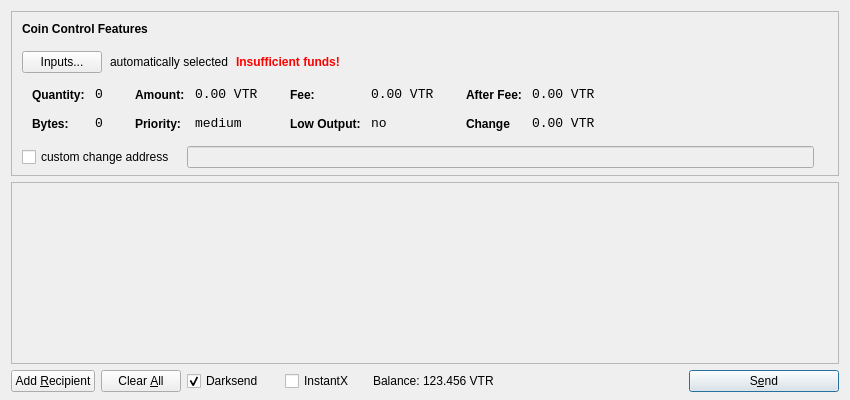
<?xml version="1.0" encoding="UTF-8"?>
<ui version="4.0">
 <class>SendCoinsDialog</class>
 <widget class="QDialog" name="SendCoinsDialog">
  <property name="geometry">
   <rect>
    <x>0</x>
    <y>0</y>
    <width>850</width>
    <height>400</height>
   </rect>
  </property>
  <property name="windowTitle">
   <string>Send Coins</string>
  </property>
  <layout class="QVBoxLayout" name="verticalLayout" stretch="0,1,0">
   <property name="bottomMargin">
    <number>8</number>
   </property>
   <item>
    <widget class="QFrame" name="frameCoinControl">
     <property name="sizePolicy">
      <sizepolicy hsizetype="Expanding" vsizetype="Expanding">
       <horstretch>0</horstretch>
       <verstretch>0</verstretch>
      </sizepolicy>
     </property>
     <property name="maximumSize">
      <size>
       <width>16777215</width>
       <height>16777215</height>
      </size>
     </property>
     <property name="frameShape">
      <enum>QFrame::StyledPanel</enum>
     </property>
     <property name="frameShadow">
      <enum>QFrame::Sunken</enum>
     </property>
     <layout class="QVBoxLayout" name="verticalLayoutCoinControl2">
      <property name="spacing">
       <number>-1</number>
      </property>
      <property name="leftMargin">
       <number>0</number>
      </property>
      <property name="topMargin">
       <number>0</number>
      </property>
      <property name="rightMargin">
       <number>0</number>
      </property>
      <property name="bottomMargin">
       <number>6</number>
      </property>
      <item>
       <layout class="QVBoxLayout" name="verticalLayoutCoinControl" stretch="0,0,0,0,1">
        <property name="spacing">
         <number>0</number>
        </property>
        <property name="leftMargin">
         <number>10</number>
        </property>
        <property name="topMargin">
         <number>10</number>
        </property>
        <item>
         <layout class="QHBoxLayout" name="horizontalLayoutCoinControl1">
          <property name="bottomMargin">
           <number>15</number>
          </property>
          <item>
           <widget class="QLabel" name="labelCoinControlFeatures">
            <property name="sizePolicy">
             <sizepolicy hsizetype="Preferred" vsizetype="Maximum">
              <horstretch>0</horstretch>
              <verstretch>0</verstretch>
             </sizepolicy>
            </property>
            <property name="font">
             <font>
              <weight>75</weight>
              <bold>true</bold>
             </font>
            </property>
            <property name="styleSheet">
             <string notr="true">font-weight:bold;</string>
            </property>
            <property name="text">
             <string>Coin Control Features</string>
            </property>
           </widget>
          </item>
         </layout>
        </item>
        <item>
         <layout class="QHBoxLayout" name="horizontalLayoutCoinControl2" stretch="0,0,0,0">
          <property name="spacing">
           <number>8</number>
          </property>
          <property name="bottomMargin">
           <number>10</number>
          </property>
          <item>
           <widget class="QPushButton" name="pushButtonCoinControl">
            <property name="styleSheet">
             <string notr="true"/>
            </property>
            <property name="text">
             <string>Inputs...</string>
            </property>
           </widget>
          </item>
          <item>
           <widget class="QLabel" name="labelCoinControlAutomaticallySelected">
            <property name="text">
             <string>automatically selected</string>
            </property>
            <property name="margin">
             <number>5</number>
            </property>
           </widget>
          </item>
          <item>
           <widget class="QLabel" name="labelCoinControlInsuffFunds">
            <property name="font">
             <font>
              <weight>75</weight>
              <bold>true</bold>
             </font>
            </property>
            <property name="styleSheet">
             <string notr="true">color:red;font-weight:bold;</string>
            </property>
            <property name="text">
             <string>Insufficient funds!</string>
            </property>
            <property name="margin">
             <number>5</number>
            </property>
           </widget>
          </item>
          <item>
           <spacer name="horizontalSpacerCoinControl">
            <property name="orientation">
             <enum>Qt::Horizontal</enum>
            </property>
            <property name="sizeHint" stdset="0">
             <size>
              <width>40</width>
              <height>1</height>
             </size>
            </property>
           </spacer>
          </item>
         </layout>
        </item>
        <item>
         <widget class="QWidget" name="widgetCoinControl" native="true">
          <property name="sizePolicy">
           <sizepolicy hsizetype="Preferred" vsizetype="Preferred">
            <horstretch>0</horstretch>
            <verstretch>0</verstretch>
           </sizepolicy>
          </property>
          <property name="minimumSize">
           <size>
            <width>0</width>
            <height>0</height>
           </size>
          </property>
          <property name="styleSheet">
           <string notr="true"/>
          </property>
          <layout class="QHBoxLayout" name="horizontalLayoutCoinControl5">
           <property name="margin">
            <number>0</number>
           </property>
           <item>
            <layout class="QHBoxLayout" name="horizontalLayoutCoinControl3" stretch="0,0,0,1">
             <property name="spacing">
              <number>20</number>
             </property>
             <property name="topMargin">
              <number>0</number>
             </property>
             <property name="bottomMargin">
              <number>10</number>
             </property>
             <item>
              <layout class="QFormLayout" name="formLayoutCoinControl1">
               <property name="horizontalSpacing">
                <number>10</number>
               </property>
               <property name="verticalSpacing">
                <number>14</number>
               </property>
               <property name="leftMargin">
                <number>10</number>
               </property>
               <property name="topMargin">
                <number>4</number>
               </property>
               <property name="rightMargin">
                <number>6</number>
               </property>
               <item row="0" column="0">
                <widget class="QLabel" name="labelCoinControlQuantityText">
                 <property name="styleSheet">
                  <string notr="true">font-weight:bold;</string>
                 </property>
                 <property name="text">
                  <string>Quantity:</string>
                 </property>
                 <property name="margin">
                  <number>0</number>
                 </property>
                </widget>
               </item>
               <item row="0" column="1">
                <widget class="QLabel" name="labelCoinControlQuantity">
                 <property name="font">
                  <font>
                   <family>Monospace</family>
                   <pointsize>10</pointsize>
                  </font>
                 </property>
                 <property name="cursor">
                  <cursorShape>IBeamCursor</cursorShape>
                 </property>
                 <property name="contextMenuPolicy">
                  <enum>Qt::ActionsContextMenu</enum>
                 </property>
                 <property name="text">
                  <string>0</string>
                 </property>
                 <property name="margin">
                  <number>0</number>
                 </property>
                 <property name="textInteractionFlags">
                  <set>Qt::LinksAccessibleByMouse|Qt::TextSelectableByKeyboard|Qt::TextSelectableByMouse</set>
                 </property>
                </widget>
               </item>
               <item row="1" column="0">
                <widget class="QLabel" name="labelCoinControlBytesText">
                 <property name="styleSheet">
                  <string notr="true">font-weight:bold;</string>
                 </property>
                 <property name="text">
                  <string>Bytes:</string>
                 </property>
                </widget>
               </item>
               <item row="1" column="1">
                <widget class="QLabel" name="labelCoinControlBytes">
                 <property name="font">
                  <font>
                   <family>Monospace</family>
                   <pointsize>10</pointsize>
                  </font>
                 </property>
                 <property name="cursor">
                  <cursorShape>IBeamCursor</cursorShape>
                 </property>
                 <property name="contextMenuPolicy">
                  <enum>Qt::ActionsContextMenu</enum>
                 </property>
                 <property name="text">
                  <string>0</string>
                 </property>
                 <property name="textInteractionFlags">
                  <set>Qt::LinksAccessibleByMouse|Qt::TextSelectableByKeyboard|Qt::TextSelectableByMouse</set>
                 </property>
                </widget>
               </item>
              </layout>
             </item>
             <item>
              <layout class="QFormLayout" name="formLayoutCoinControl2">
               <property name="horizontalSpacing">
                <number>10</number>
               </property>
               <property name="verticalSpacing">
                <number>14</number>
               </property>
               <property name="leftMargin">
                <number>6</number>
               </property>
               <property name="topMargin">
                <number>4</number>
               </property>
               <property name="rightMargin">
                <number>6</number>
               </property>
               <item row="0" column="0">
                <widget class="QLabel" name="labelCoinControlAmountText">
                 <property name="styleSheet">
                  <string notr="true">font-weight:bold;</string>
                 </property>
                 <property name="text">
                  <string>Amount:</string>
                 </property>
                 <property name="margin">
                  <number>0</number>
                 </property>
                </widget>
               </item>
               <item row="0" column="1">
                <widget class="QLabel" name="labelCoinControlAmount">
                 <property name="font">
                  <font>
                   <family>Monospace</family>
                   <pointsize>10</pointsize>
                  </font>
                 </property>
                 <property name="cursor">
                  <cursorShape>IBeamCursor</cursorShape>
                 </property>
                 <property name="contextMenuPolicy">
                  <enum>Qt::ActionsContextMenu</enum>
                 </property>
                 <property name="text">
                  <string>0.00 VTR</string>
                 </property>
                 <property name="textInteractionFlags">
                  <set>Qt::LinksAccessibleByMouse|Qt::TextSelectableByKeyboard|Qt::TextSelectableByMouse</set>
                 </property>
                </widget>
               </item>
               <item row="1" column="0">
                <widget class="QLabel" name="labelCoinControlPriorityText">
                 <property name="styleSheet">
                  <string notr="true">font-weight:bold;</string>
                 </property>
                 <property name="text">
                  <string>Priority:</string>
                 </property>
                </widget>
               </item>
               <item row="1" column="1">
                <widget class="QLabel" name="labelCoinControlPriority">
                 <property name="font">
                  <font>
                   <family>Monospace</family>
                   <pointsize>10</pointsize>
                  </font>
                 </property>
                 <property name="cursor">
                  <cursorShape>IBeamCursor</cursorShape>
                 </property>
                 <property name="contextMenuPolicy">
                  <enum>Qt::ActionsContextMenu</enum>
                 </property>
                 <property name="text">
                  <string>medium</string>
                 </property>
                 <property name="textInteractionFlags">
                  <set>Qt::LinksAccessibleByMouse|Qt::TextSelectableByKeyboard|Qt::TextSelectableByMouse</set>
                 </property>
                </widget>
               </item>
              </layout>
             </item>
             <item>
              <layout class="QFormLayout" name="formLayoutCoinControl3">
               <property name="horizontalSpacing">
                <number>10</number>
               </property>
               <property name="verticalSpacing">
                <number>14</number>
               </property>
               <property name="leftMargin">
                <number>6</number>
               </property>
               <property name="topMargin">
                <number>4</number>
               </property>
               <property name="rightMargin">
                <number>6</number>
               </property>
               <item row="0" column="0">
                <widget class="QLabel" name="labelCoinControlFeeText">
                 <property name="styleSheet">
                  <string notr="true">font-weight:bold;</string>
                 </property>
                 <property name="text">
                  <string>Fee:</string>
                 </property>
                 <property name="margin">
                  <number>0</number>
                 </property>
                </widget>
               </item>
               <item row="0" column="1">
                <widget class="QLabel" name="labelCoinControlFee">
                 <property name="font">
                  <font>
                   <family>Monospace</family>
                   <pointsize>10</pointsize>
                  </font>
                 </property>
                 <property name="cursor">
                  <cursorShape>IBeamCursor</cursorShape>
                 </property>
                 <property name="contextMenuPolicy">
                  <enum>Qt::ActionsContextMenu</enum>
                 </property>
                 <property name="text">
                  <string>0.00 VTR</string>
                 </property>
                 <property name="textInteractionFlags">
                  <set>Qt::LinksAccessibleByMouse|Qt::TextSelectableByKeyboard|Qt::TextSelectableByMouse</set>
                 </property>
                </widget>
               </item>
               <item row="1" column="0">
                <widget class="QLabel" name="labelCoinControlLowOutputText">
                 <property name="styleSheet">
                  <string notr="true">font-weight:bold;</string>
                 </property>
                 <property name="text">
                  <string>Low Output:</string>
                 </property>
                </widget>
               </item>
               <item row="1" column="1">
                <widget class="QLabel" name="labelCoinControlLowOutput">
                 <property name="font">
                  <font>
                   <family>Monospace</family>
                   <pointsize>10</pointsize>
                  </font>
                 </property>
                 <property name="cursor">
                  <cursorShape>IBeamCursor</cursorShape>
                 </property>
                 <property name="contextMenuPolicy">
                  <enum>Qt::ActionsContextMenu</enum>
                 </property>
                 <property name="text">
                  <string>no</string>
                 </property>
                 <property name="textInteractionFlags">
                  <set>Qt::LinksAccessibleByMouse|Qt::TextSelectableByKeyboard|Qt::TextSelectableByMouse</set>
                 </property>
                </widget>
               </item>
              </layout>
             </item>
             <item>
              <layout class="QFormLayout" name="formLayoutCoinControl4">
               <property name="horizontalSpacing">
                <number>10</number>
               </property>
               <property name="verticalSpacing">
                <number>14</number>
               </property>
               <property name="leftMargin">
                <number>6</number>
               </property>
               <property name="topMargin">
                <number>4</number>
               </property>
               <property name="rightMargin">
                <number>6</number>
               </property>
               <item row="0" column="0">
                <widget class="QLabel" name="labelCoinControlAfterFeeText">
                 <property name="styleSheet">
                  <string notr="true">font-weight:bold;</string>
                 </property>
                 <property name="text">
                  <string>After Fee:</string>
                 </property>
                 <property name="margin">
                  <number>0</number>
                 </property>
                </widget>
               </item>
               <item row="0" column="1">
                <widget class="QLabel" name="labelCoinControlAfterFee">
                 <property name="font">
                  <font>
                   <family>Monospace</family>
                   <pointsize>10</pointsize>
                  </font>
                 </property>
                 <property name="cursor">
                  <cursorShape>IBeamCursor</cursorShape>
                 </property>
                 <property name="contextMenuPolicy">
                  <enum>Qt::ActionsContextMenu</enum>
                 </property>
                 <property name="text">
                  <string>0.00 VTR</string>
                 </property>
                 <property name="textInteractionFlags">
                  <set>Qt::LinksAccessibleByMouse|Qt::TextSelectableByKeyboard|Qt::TextSelectableByMouse</set>
                 </property>
                </widget>
               </item>
               <item row="1" column="0">
                <widget class="QLabel" name="labelCoinControlChangeText">
                 <property name="styleSheet">
                  <string notr="true">font-weight:bold;</string>
                 </property>
                 <property name="text">
                  <string>Change</string>
                 </property>
                </widget>
               </item>
               <item row="1" column="1">
                <widget class="QLabel" name="labelCoinControlChange">
                 <property name="font">
                  <font>
                   <family>Monospace</family>
                   <pointsize>10</pointsize>
                  </font>
                 </property>
                 <property name="cursor">
                  <cursorShape>IBeamCursor</cursorShape>
                 </property>
                 <property name="contextMenuPolicy">
                  <enum>Qt::ActionsContextMenu</enum>
                 </property>
                 <property name="text">
                  <string>0.00 VTR</string>
                 </property>
                 <property name="textInteractionFlags">
                  <set>Qt::LinksAccessibleByMouse|Qt::TextSelectableByKeyboard|Qt::TextSelectableByMouse</set>
                 </property>
                </widget>
               </item>
              </layout>
             </item>
            </layout>
           </item>
          </layout>
         </widget>
        </item>
        <item>
         <layout class="QHBoxLayout" name="horizontalLayoutCoinControl4" stretch="0,0,0">
          <property name="spacing">
           <number>12</number>
          </property>
          <property name="sizeConstraint">
           <enum>QLayout::SetDefaultConstraint</enum>
          </property>
          <property name="topMargin">
           <number>5</number>
          </property>
          <property name="rightMargin">
           <number>5</number>
          </property>
          <item>
           <widget class="QCheckBox" name="checkBoxCoinControlChange">
            <property name="text">
             <string>custom change address</string>
            </property>
           </widget>
          </item>
          <item>
           <widget class="QLineEdit" name="lineEditCoinControlChange">
            <property name="enabled">
             <bool>false</bool>
            </property>
            <property name="sizePolicy">
             <sizepolicy hsizetype="Expanding" vsizetype="Fixed">
              <horstretch>0</horstretch>
              <verstretch>0</verstretch>
             </sizepolicy>
            </property>
           </widget>
          </item>
          <item>
           <widget class="QLabel" name="labelCoinControlChangeLabel">
            <property name="sizePolicy">
             <sizepolicy hsizetype="Preferred" vsizetype="Expanding">
              <horstretch>0</horstretch>
              <verstretch>0</verstretch>
             </sizepolicy>
            </property>
            <property name="minimumSize">
             <size>
              <width>0</width>
              <height>0</height>
             </size>
            </property>
            <property name="text">
             <string/>
            </property>
            <property name="margin">
             <number>3</number>
            </property>
           </widget>
          </item>
         </layout>
        </item>
        <item>
         <spacer name="verticalSpacerCoinControl">
          <property name="orientation">
           <enum>Qt::Vertical</enum>
          </property>
          <property name="sizeHint" stdset="0">
           <size>
            <width>800</width>
            <height>1</height>
           </size>
          </property>
         </spacer>
        </item>
       </layout>
      </item>
     </layout>
    </widget>
   </item>
   <item>
    <widget class="QScrollArea" name="scrollArea">
     <property name="widgetResizable">
      <bool>true</bool>
     </property>
     <widget class="QWidget" name="scrollAreaWidgetContents">
      <property name="geometry">
       <rect>
        <x>0</x>
        <y>0</y>
        <width>830</width>
        <height>165</height>
       </rect>
      </property>
      <layout class="QVBoxLayout" name="verticalLayout_2">
       <property name="margin">
        <number>0</number>
       </property>
       <item>
        <layout class="QVBoxLayout" name="entries">
         <property name="spacing">
          <number>6</number>
         </property>
        </layout>
       </item>
       <item>
        <spacer name="verticalSpacer">
         <property name="orientation">
          <enum>Qt::Vertical</enum>
         </property>
         <property name="sizeHint" stdset="0">
          <size>
           <width>20</width>
           <height>40</height>
          </size>
         </property>
        </spacer>
       </item>
      </layout>
     </widget>
    </widget>
   </item>
   <item>
    <layout class="QHBoxLayout" name="horizontalLayout">
     <item>
      <widget class="QPushButton" name="addButton">
       <property name="toolTip">
        <string>Send to multiple recipients at once</string>
       </property>
       <property name="text">
        <string>Add &amp;Recipient</string>
       </property>
       <property name="autoDefault">
        <bool>false</bool>
       </property>
      </widget>
     </item>
     <item>
      <widget class="QPushButton" name="clearButton">
       <property name="sizePolicy">
        <sizepolicy hsizetype="Minimum" vsizetype="Fixed">
         <horstretch>0</horstretch>
         <verstretch>0</verstretch>
        </sizepolicy>
       </property>
       <property name="toolTip">
        <string>Remove all transaction fields</string>
       </property>
       <property name="text">
        <string>Clear &amp;All</string>
       </property>
       <property name="autoRepeatDelay">
        <number>300</number>
       </property>
       <property name="autoDefault">
        <bool>false</bool>
       </property>
      </widget>
     </item>
     <item>
      <layout class="QHBoxLayout" name="horizontalLayout_2">
       <property name="spacing">
        <number>3</number>
       </property>
        <item>
        <widget class="QCheckBox" name="checkUseDarksend">
         <property name="minimumSize">
          <size>
           <width>95</width>
           <height>0</height>
          </size>
         </property>
         <property name="text">
          <string>Darksend</string>
         </property>
         <property name="checked">
          <bool>true</bool>
         </property>
        </widget>
       </item>
       <item>
        <widget class="QCheckBox" name="checkInstantX">
         <property name="enabled">
          <bool>true</bool>
         </property>
         <property name="minimumSize">
          <size>
           <width>85</width>
           <height>0</height>
          </size>
         </property>
         <property name="text">
          <string>InstantX</string>
         </property>
        </widget>
       </item>
       <item>
        <widget class="QLabel" name="label">
         <property name="sizePolicy">
          <sizepolicy hsizetype="Preferred" vsizetype="Fixed">
           <horstretch>0</horstretch>
           <verstretch>0</verstretch>
          </sizepolicy>
         </property>
         <property name="text">
          <string>Balance:</string>
         </property>
        </widget>
       </item>
       <item>
        <widget class="QLabel" name="labelBalance">
         <property name="sizePolicy">
          <sizepolicy hsizetype="Preferred" vsizetype="Fixed">
           <horstretch>0</horstretch>
           <verstretch>0</verstretch>
          </sizepolicy>
         </property>
         <property name="cursor">
          <cursorShape>IBeamCursor</cursorShape>
         </property>
         <property name="text">
          <string>123.456 VTR</string>
         </property>
         <property name="textInteractionFlags">
          <set>Qt::LinksAccessibleByMouse|Qt::TextSelectableByKeyboard|Qt::TextSelectableByMouse</set>
         </property>
        </widget>
       </item>
      </layout>
     </item>
     <item>
      <spacer name="horizontalSpacer">
       <property name="orientation">
        <enum>Qt::Horizontal</enum>
       </property>
       <property name="sizeHint" stdset="0">
        <size>
         <width>40</width>
         <height>20</height>
        </size>
       </property>
      </spacer>
     </item>
     <item>
      <widget class="QPushButton" name="sendButton">
       <property name="minimumSize">
        <size>
         <width>150</width>
         <height>0</height>
        </size>
       </property>
       <property name="toolTip">
        <string>Confirm the send action</string>
       </property>
       <property name="text">
        <string>S&amp;end</string>
       </property>
       <property name="icon">
        <iconset resource="../bitcoin.qrc">
         <normaloff>:/icons/send</normaloff>:/icons/send</iconset>
       </property>
       <property name="default">
        <bool>true</bool>
       </property>
      </widget>
     </item>
    </layout>
   </item>
  </layout>
 </widget>
 <resources>
  <include location="../bitcoin.qrc"/>
 </resources>
 <connections/>
</ui>
